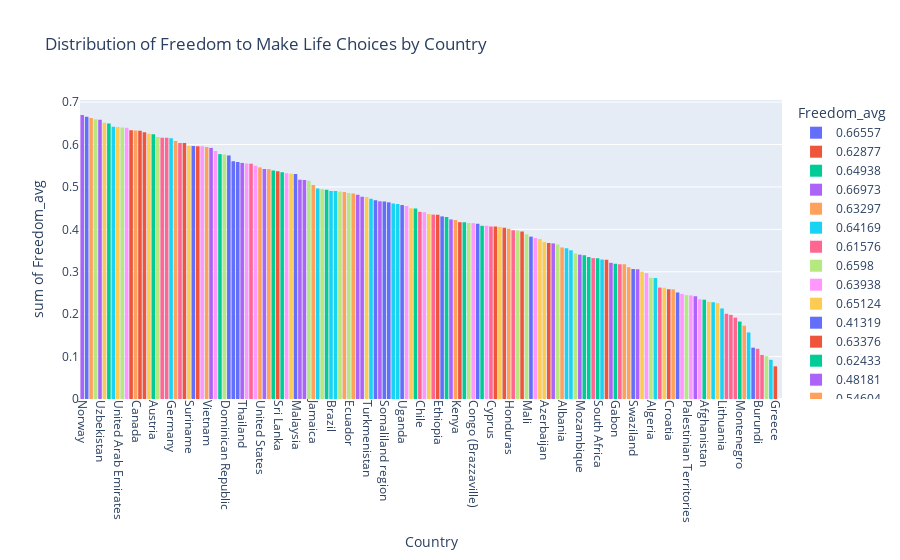

Write notebook code for a chart like this one.
### Markdown cell above
**Interpretasi:**

Histogram ini menunjukkan distribusi dari fitur-fitur numerik dalam dataset `df_2015`. Saya dapat melihat bahwa beberapa fitur seperti `Happiness Score` menunjukkan distribusi yang tidak merata, dengan beberapa fitur lainnya tampak condong ke arah kiri atau kanan. Ini menunjukkan bahwa distribusi data untuk fitur-fitur ini tidak sepenuhnya normal dan ada variasi signifikan di antara negara-negara dalam hal faktor-faktor tersebut. Jika distribusi normal tidak tampak jelas, fokus saya akan pada pola distribusi yang condong ke satu arah, yang bisa memberi petunjuk tentang penyebaran data di seluruh dataset.

### Code cell
# b. Histogram for knowing distribution of freedom to make life choices by country

# Menghitung rata-rata nilai Freedom untuk setiap negara
freedom_avg = df_2015.groupby('Country')['Freedom'].mean().reset_index()

# Mengurutkan negara berdasarkan nilai rata-rata Freedom dari yang tertinggi
freedom_avg = freedom_avg.sort_values(by='Freedom', ascending=False)

# Menggabungkan data dengan urutan negara yang sudah diurutkan
df_2015_sorted = df_2015.merge(freedom_avg, on='Country', suffixes=('', '_avg'))

# Membuat histogram dengan urutan negara berdasarkan nilai Freedom yang telah diurutkan
fig = px.histogram(
    df_2015_sorted,
    x='Country',  
    y='Freedom_avg',  
    color='Freedom_avg',  
    title='Distribution of Freedom to Make Life Choices by Country',
    category_orders={'Country': freedom_avg['Country'].tolist()}  # Mengatur urutan kategori
)

fig.update_xaxes(tickangle=90)  # Memutar label sumbu x agar lebih mudah dibaca
fig.show()
